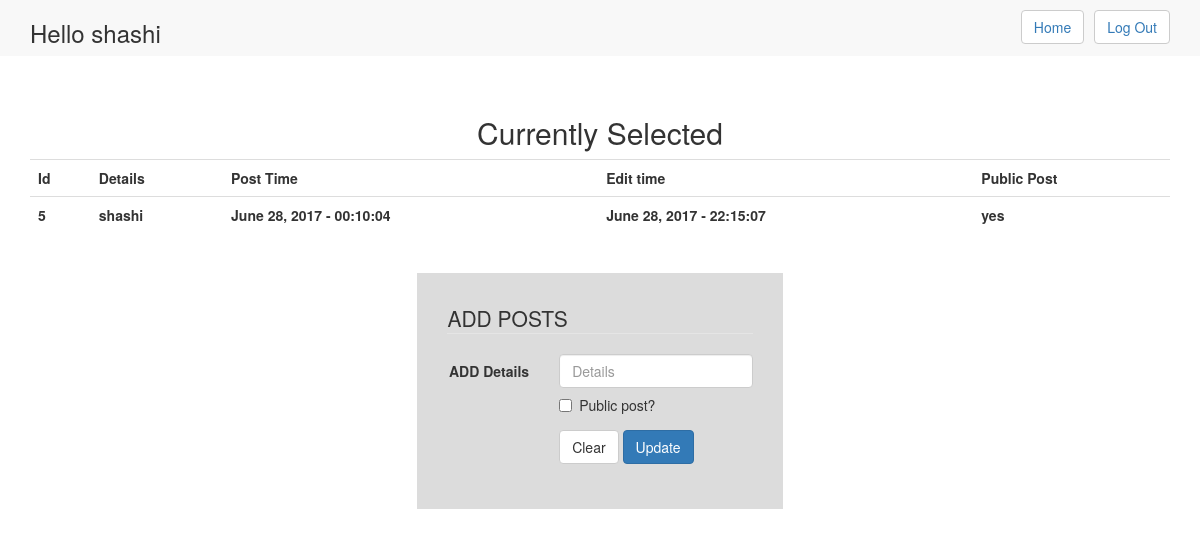
Screenshot of /edit.php?id=5 (signed in) with the database file from the repository.
### tables this page shows
CREATE TABLE `reg2` (
  `id` int(11) NOT NULL,
  `detail` text NOT NULL,
  `date_posted` varchar(30) NOT NULL,
  `time_posted` time NOT NULL,
  `date_edited` varchar(30) NOT NULL,
  `time_edited` time NOT NULL,
  `public` varchar(5) NOT NULL
);

### edit.php (the view, shortened to what this page needs)
<!DOCTYPE html>
<html>
    <head>
        <link rel="stylesheet" href="https://maxcdn.bootstrapcdn.com/bootstrap/3.3.7/css/bootstrap.min.css">
    </head>
   <?php
   $user = $_SESSION['user'];
   $id_exists = false;
   ?>
    <body>
    <div class="nav navbar-default">
      <div class="container">
      <div class="navbar-header">
        <h3 >Hello <?php print "$user"; ?> </h3>  </div>
        <button class="btn btn-default pull-right" style=" margin-top: 10px"><a href="logout.php">Log Out</a></button>
        <button class="btn btn-default pull-right" style=" margin-top: 10px;margin-right: 10px"><a href="home.php">Home</a></button>
    </div>
    </div><br><br>
    <div class="container">
    <h2 align="center">Currently Selected</h2>
    <table class="table table-hover" width="100%">
      <tr>
        <th>Id</th>
        <th>Details</th>
        <th>Post Time</th>
        <th>Edit time</th>
        <th>Public Post</th>
      </tr>
      <?php
      if(!empty($_GET['id']))
      {
        $id = $_GET['id'];
        $id_exists = true;
        $conn = mysqli_connect("localhost","root","","project");
        $query = mysqli_query($conn, "SELECT * FROM reg2 WHERE id = '$id'");
          $count = mysqli_num_rows($query);
          if($count > 0)
           {
              while($row = mysqli_fetch_array($query))
              {
                print "<tr>";
                print "<th align=center>".$row['id']."</th>";
                print "<th align=center>".$row['detail']."</th>";
                print "<th align=center>".$row['date_posted']." - ". $row['time_posted']."</th>";
                print "<th align=center>".$row['date_edited']." - ". $row['time_edited']."</th>";
                print "<th align=center>".$row['public']."</th>";
                print "</tr>";
              }
            }
            else
            {
              $id_exists = false;
            }
      }
      ?>
    </table>
    <br />
    <?php
      if($id_exists)
      {
        print '
<form class="form-horizontal" action="edit.php" method="POST" style="display: table; margin: 0 auto; padding: 30px; background-color: gainsboro;">
  <fieldset>
    <legend>ADD POSTS</legend>
    <div class="form-group">
      <label for="inputDetail" class="col-lg-4 control-label">ADD Details</label>
      <div class="col-lg-8">
        <input type="text" class="form-control" id="inputDetail" placeholder="Details" name="details">
        <div class="checkbox">
          <label>
            <input type="checkbox" name="public[]" value="yes" > Public post?
          </label>
        </div>
      </div>
    </div>
    <div class="form-group">
      <div class="col-lg-8 col-lg-offset-4">
        <button type="reset" class="btn btn-default">Clear</button>
        <button type="submit" class="btn btn-primary">Update</button>
      </div>
    </div>
  </fieldset> ';
      }
      else
      {
        print '<h2 align = "center">There id no data to be edited.</h2>';
      }
    ?>
    </body>
    </html>

### rows the page displays
reg2: id "5", detail "shashi", date_posted "June 28, 2017", time_posted "00:10:04", date_edited "June 28, 2017", time_edited "22:15:07", public "yes"

### other values shown
$user "shashi"
